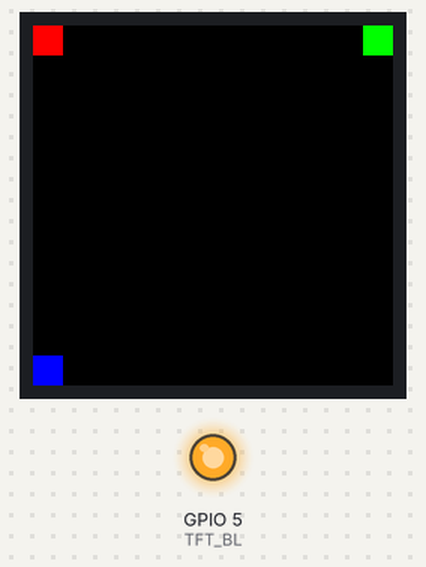
Simulated run of this sketch. Board: ESP32-S3. Parts: 240×240 colour display, output pins drawn as LEDs (lit = HIGH). Pins used as bus, display or sensor lines are not drawn; what the sketch prints to the serial monitor is not drawn.

Above: at 2.3 s.

The sketch:

st7789_hanzi_full_debug.ino
```cpp
#include <Adafruit_GFX.h>
#include <Adafruit_ST7789.h>
#include <SPI.h>

#define TFT_CS    10
#define TFT_DC     6
#define TFT_RST    7
#define TFT_MOSI  11
#define TFT_SCLK  12
#define TFT_BL     5
#define FONT_CS    9
#define TFT_MISO  13

Adafruit_ST7789 tft = Adafruit_ST7789(TFT_CS, TFT_DC, TFT_MOSI, TFT_SCLK, TFT_RST);
uint8_t fontBuffer[32];

uint8_t hz_zhong[] = {0xD6, 0xD0};  // "中"
uint8_t hz_guo[]   = {0xB9, 0xFA};  // "国"
uint8_t hz_ni[]    = {0xC4, 0xE3};  // "你"
uint8_t hz_hao[]   = {0xBA, 0xC3};  // "好"

// ========== 计算汉字在字库中的地址 ==========
uint32_t getHanziAddr(uint8_t high, uint8_t low) {
  uint8_t qu  = high - 0xA0;   // 区码
  uint8_t wei = low  - 0xA0;   // 位码
  uint32_t base = 0x2C9D0;
  uint32_t offset = ((uint32_t)(qu - 1) * 94 + (wei - 1)) * 32;
  uint32_t addr = base + offset;

  Serial.printf("\n[ADDR] GB2312: 0x%02X%02X → 区码=%d, 位码=%d\n", high, low, qu, wei);
  Serial.printf("[ADDR] 计算: 0x%X + ((%d-1)*94 + (%d-1))*32 = 0x%X + 0x%X = 0x%06X\n",
                base, qu, wei, base, offset, addr);

  return addr;
}

// ========== 从字库芯片读取数据（带完整DEBUG）==========
void readFontDebug(uint8_t* hz) {
  uint32_t addr = getHanziAddr(hz[0], hz[1]);

  Serial.println("\n[SPI] ========== 开始读字库 ==========");

  // 检查并重新初始化 SPI
  Serial.println("[SPI] 重新初始化 SPI.begin(12, 13, 11)");
  SPI.begin(TFT_SCLK, TFT_MISO, TFT_MOSI);

  pinMode(FONT_CS, OUTPUT);
  digitalWrite(FONT_CS, HIGH);
  delayMicroseconds(10);

  // 拉低 CS2
  Serial.println("[SPI] CS2 (GPIO9) → LOW");
  digitalWrite(FONT_CS, LOW);
  delayMicroseconds(10);

  SPI.beginTransaction(SPISettings(8000000, MSBFIRST, SPI_MODE0));

  // 发送读命令和地址
  Serial.printf("[SPI] 发送命令: 0x03 (读命令)\n");
  Serial.printf("[SPI] 发送地址: 0x%02X 0x%02X 0x%02X\n",
                (addr >> 16) & 0xFF, (addr >> 8) & 0xFF, addr & 0xFF);

  SPI.transfer(0x03);
  SPI.transfer((addr >> 16) & 0xFF);
  SPI.transfer((addr >>  8) & 0xFF);
  SPI.transfer( addr        & 0xFF);

  // 读取数据
  Serial.print("[SPI] 读取32字节: ");
  bool hasData = false;
  for (int i = 0; i < 32; i++) {
    fontBuffer[i] = SPI.transfer(0x00);
    Serial.printf("%02X ", fontBuffer[i]);
    if (fontBuffer[i] != 0x00) hasData = true;
  }
  Serial.println();

  SPI.endTransaction();
  digitalWrite(FONT_CS, HIGH);
  Serial.println("[SPI] CS2 → HIGH，读取结束");

  // 判断数据有效性
  if (hasData) {
    Serial.println("[✓] 字库数据有效（有非零字节）");
  } else {
    Serial.println("[✗] 警告：字库数据全零！SPI通信可能失败");
  }
}

// ========== 可视化点阵数据 ==========
void printBitmapDebug() {
  Serial.println("\n[FONT] 16×16 点阵图案:");
  int totalPixels = 0;

  for (uint8_t row = 0; row < 16; row++) {
    uint8_t left  = fontBuffer[row * 2];
    uint8_t right = fontBuffer[row * 2 + 1];

    // 打印行号
    Serial.printf("[FONT] 行%2d: ", row);

    // 左8点
    for (uint8_t bit = 0; bit < 8; bit++) {
      if (left & (0x80 >> bit)) {
        Serial.print("■");
        totalPixels++;
      } else {
        Serial.print("□");
      }
    }
    // 右8点
    for (uint8_t bit = 0; bit < 8; bit++) {
      if (right & (0x80 >> bit)) {
        Serial.print("■");
        totalPixels++;
      } else {
        Serial.print("□");
      }
    }
    Serial.println();
  }

  Serial.printf("[FONT] 总亮点数: %d / 256\n", totalPixels);

  if (totalPixels == 0) {
    Serial.println("[✗] 错误：点阵全空！");
  } else if (totalPixels == 256) {
    Serial.println("[✗] 错误：点阵全满！");
  } else {
    Serial.println("[✓] 点阵数据看起来正常");
  }
}

// ========== 绘制汉字（带DEBUG）==========
void drawHanziDebug(int16_t x, int16_t y, uint16_t color, uint16_t bg, uint8_t* hz) {
  Serial.printf("\n[DRAW] ========== 绘制汉字 (x=%d, y=%d) ==========\n", x, y);

  // 1. 读取字库
  readFontDebug(hz);

  // 2. 打印点阵
  printBitmapDebug();

  // 3. 绘制到屏幕（逐点绘制）
  Serial.printf("[DRAW] 开始绘制到屏幕坐标(%d,%d)，颜色=0x%04X，背景=0x%04X\n", x, y, color, bg);

  int drawnPixels = 0;
  for (uint8_t row = 0; row < 16; row++) {
    uint8_t left  = fontBuffer[row * 2];
    uint8_t right = fontBuffer[row * 2 + 1];

    for (uint8_t bit = 0; bit < 8; bit++) {
      bool pixelOn = left & (0x80 >> bit);
      if (pixelOn) drawnPixels++;
      tft.drawPixel(x + bit, y + row, pixelOn ? color : bg);
    }
    for (uint8_t bit = 0; bit < 8; bit++) {
      bool pixelOn = right & (0x80 >> bit);
      if (pixelOn) drawnPixels++;
      tft.drawPixel(x + 8 + bit, y + row, pixelOn ? color : bg);
    }
  }

  Serial.printf("[DRAW] 绘制完成！实际画了 %d 个彩色像素\n", drawnPixels);
}

void setup() {
  Serial.begin(115200);
  delay(2000);  // 等待串口就绪

  Serial.println("========================================");
  Serial.println("   ST7789 + GT30L32S4W 汉字显示测试");
  Serial.println("   带完整 DEBUG 输出");
  Serial.println("========================================");

  // 初始化背光
  pinMode(TFT_BL, OUTPUT);
  digitalWrite(TFT_BL, HIGH);
  Serial.println("[INIT] 背光已开启");

  // 初始化字库CS
  pinMode(FONT_CS, OUTPUT);
  digitalWrite(FONT_CS, HIGH);
  Serial.println("[INIT] 字库CS初始化完成");

  // 初始化屏幕
  Serial.println("[INIT] 正在初始化屏幕 tft.init(240,240)...");
  tft.init(240, 240);
  tft.setRotation(0);
  tft.fillScreen(ST77XX_BLACK);
  Serial.println("[INIT] 屏幕初始化完成，已清屏为黑色");

  // 画测试方块确认屏幕正常
  Serial.println("[INIT] 画测试方块...");
  tft.fillRect(0, 0, 20, 20, ST77XX_RED);      // 左上红
  tft.fillRect(220, 0, 20, 20, ST77XX_GREEN);  // 右上绿
  tft.fillRect(0, 220, 20, 20, ST77XX_BLUE);   // 左下蓝
  Serial.println("[INIT] 测试方块已画（检查屏幕是否有红绿蓝方块）");
  delay(1000);

  // ========== 显示汉字 ==========
  Serial.println("\n========================================");
  Serial.println("   开始显示汉字");
  Serial.println("========================================");

  // 第1组：白色"中国"
  drawHanziDebug(50, 50, ST77XX_WHITE, ST77XX_BLACK, hz_zhong);
  drawHanziDebug(70, 50, ST77XX_WHITE, ST77XX_BLACK, hz_guo);

  // 第2组：绿色"你好"
  drawHanziDebug(50, 80, ST77XX_GREEN, ST77XX_BLACK, hz_ni);
  drawHanziDebug(70, 80, ST77XX_GREEN, ST77XX_BLACK, hz_hao);

  // 第3组：黄色"中"
  drawHanziDebug(50, 110, ST77XX_YELLOW, ST77XX_BLACK, hz_zhong);

  // 第4组：红色"国"
  drawHanziDebug(50, 140, ST77XX_RED, ST77XX_BLACK, hz_guo);

  Serial.println("\n========================================");
  Serial.println("   所有汉字绘制完成！");
  Serial.println("========================================");
  Serial.println("请检查屏幕是否显示:");
  Serial.println("- 第1行：白色'中国'");
  Serial.println("- 第2行：绿色'你好'");
  Serial.println("- 第3行：黄色'中'");
  Serial.println("- 第4行：红色'国'");
}

void loop() {
  // 空循环
}
```
